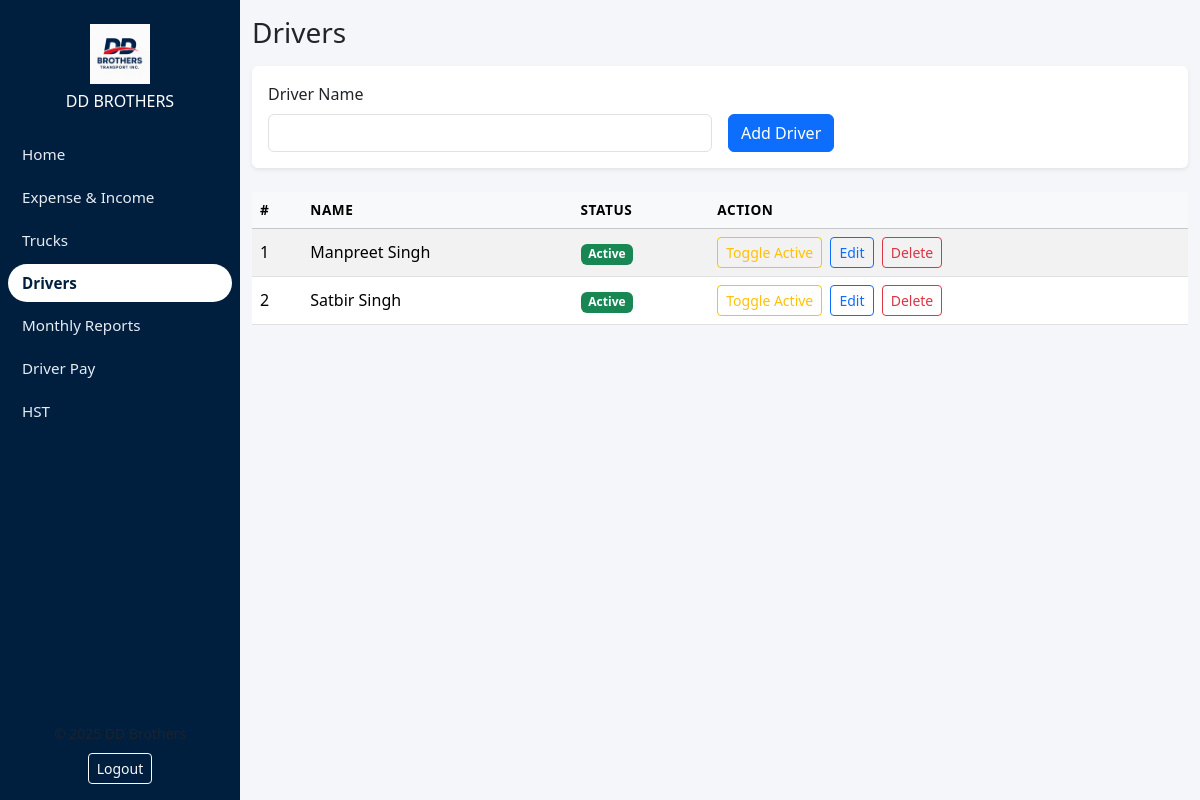
/drivers (signed in), run on the app's committed database.
### tables this page shows
CREATE TABLE drivers (
            id INTEGER PRIMARY KEY AUTOINCREMENT,
            name TEXT UNIQUE NOT NULL,
            active INTEGER NOT NULL DEFAULT 1
        );

### app.py (the view, shortened to what this page needs)
@app.route("/drivers", methods=["GET", "POST"])
@login_required
def drivers():
    conn = get_db_connection()
    cur = conn.cursor()
    cur.execute("SELECT * FROM drivers ORDER BY name")
    drivers_list = cur.fetchall()
    conn.close()
    return render_template("drivers.html", drivers=drivers_list)

### app.py (called while the page is built)
def get_db_connection():
    conn = sqlite3.connect(DB_NAME)
    conn.row_factory = sqlite3.Row
    return conn

def login_required(f):
    @wraps(f)
    def decorated(*args, **kwargs):
        if not session.get("logged_in"):
            return redirect(url_for("login"))
        return f(*args, **kwargs)
    return decorated

@app.context_processor
def inject_now():
    return {"now": datetime.now()}

### templates/drivers.html
{% extends "base.html" %}
{% block content %}
<h3 class="mb-3">Drivers</h3>
<div class="card shadow-sm border-0 mb-4">
  <div class="card-body">
    <form method="post" class="row g-3">
      <div class="col-md-6">
        <label class="form-label">Driver Name</label>
        <input type="text" name="name" class="form-control" required>
      </div>
      <div class="col-md-6 d-flex align-items-end">
        <button type="submit" class="btn btn-primary">Add Driver</button>
      </div>
    </form>
  </div>
</div>
<div class="table-responsive">
  <table class="table table-striped align-middle">
    <thead class="table-light">
      <tr>
        <th>#</th>
        <th>Name</th>
        <th>Status</th>
        <th>Action</th>
      </tr>
    </thead>
    <tbody>
      {% for d in drivers %}
      <tr>
        <td>{{ loop.index }}</td>
        <td>{{ d.name }}</td>
        <td>
          {% if d.active %}
          <span class="badge bg-success">Active</span>
          {% else %}
          <span class="badge bg-secondary">Inactive</span>
          {% endif %}
        </td>
        <td>
          <button type="button" class="btn btn-sm btn-outline-warning me-1" onclick="askPasswordAndGo('{{ url_for('toggle_driver', driver_id=d.id) }}')">Toggle Active</button>
          <button type="button" class="btn btn-sm btn-outline-primary me-1" onclick="askPasswordAndGo('{{ url_for('edit_driver', driver_id=d.id) }}')">Edit</button>
          <button type="button" class="btn btn-sm btn-outline-danger" onclick="askPasswordAndGo('{{ url_for('delete_driver', driver_id=d.id) }}')">Delete</button>
        </td>
      </tr>
      {% else %}
      <tr><td colspan="4" class="text-center text-muted">No drivers yet.</td></tr>
      {% endfor %}
    </tbody>
  </table>
</div>
{% endblock %}

### static/css/styles.css (style rules this page uses)
body { font-family: system-ui, -apple-system, BlinkMacSystemFont, "Segoe UI", sans-serif; }
.table thead th { font-size: 0.85rem; text-transform: uppercase; letter-spacing: 0.04em; }

### data on the page
drivers: name "Manpreet Singh", active "Active"
drivers: name "Satbir Singh", active "Active"
